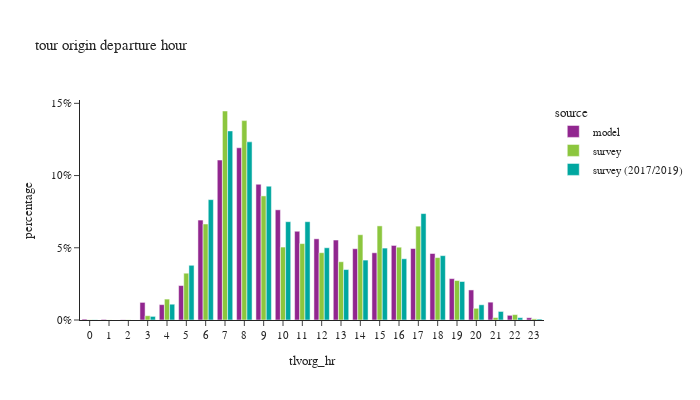

Write notebook code for a chart like this one.
### Code cell
df_plot = df_tour.groupby(['tlvorg_hr','source'])['toexpfac'].agg(sample_count='size', toexpfac='sum').reset_index()
df_plot['percentage'] = df_plot.groupby(['source'], group_keys=False)['toexpfac']. \
    apply(lambda x: x / float(x.sum()))

fig = px.bar(df_plot, x="tlvorg_hr", y="percentage", color="source",
             barmode="group",title="tour origin departure hour",
             hover_data=['toexpfac','sample_count'])
fig.update_layout(height=400, width=700, font=dict(size=11),
                  xaxis = dict(dtick = 1, categoryorder='category ascending'),
                  yaxis=dict(tickformat=".0%"))
fig.show()

### Figure 1 — Plotly figure (JSON) as saved in the notebook; plotly's stock layout.template omitted (floating-point values rounded to 4 significant figures)
{"data": [{"alignmentgroup": "True", "customdata": [[3559.0, 3559.0], [2366.0, 2366.0], [906.0, 906.0], [68700.0, 68700.0], [59960.0, 59960.0], [134400.0, 134400.0], [389900.0, 389900.0], [624000.0, 624000.0], [671800.0, 671800.0], [529600.0, 529600.0], [429800.0, 429800.0], [346200.0, 346200.0], [316700.0, 316700.0], [311900.0, 311900.0], [278100.0, 278100.0], [262200.0, 262200.0], [290800.0, 290800.0], [278800.0, 278800.0], [259400.0, 259400.0], [161400.0, 161400.0], [117200.0, 117200.0], [69580.0, 69580.0], [18260.0, 18260.0], [8847.0, 8847.0]], "hovertemplate": "source=model<br>tlvorg_hr=%{x}<br>percentage=%{y}<br>toexpfac=%{customdata[0]}<br>sample_count=%{customdata[1]}<extra></extra>", "legendgroup": "model", "marker": {"color": "#91268F", "pattern": {"shape": ""}}, "name": "model", "offsetgroup": "model", "orientation": "v", "showlegend": true, "textposition": "auto", "type": "bar", "x": [0, 1, 2, 3, 4, 5, 6, 7, 8, 9, 10, 11, 12, 13, 14, 15, 16, 17, 18, 19, 20, 21, 22, 23], "xaxis": "x", "y": [0.0006317, 0.0004199, 0.0001608, 0.01219, 0.01064, 0.02385, 0.0692, 0.1107, 0.1192, 0.09399, 0.07628, 0.06144, 0.05621, 0.05536, 0.04936, 0.04654, 0.05162, 0.04948, 0.04604, 0.02864, 0.02081, 0.01235, 0.003241, 0.00157], "yaxis": "y"}, {"alignmentgroup": "True", "customdata": [[813.0, 3.0], [343.5, 2.0], [618.0, 3.0], [14930.0, 25.0], [73100.0, 78.0], [163600.0, 191.0], [335700.0, 553.0], [730800.0, 1232.0], [697200.0, 1310.0], [433900.0, 873.0], [255000.0, 740.0], [267200.0, 625.0], [235300.0, 650.0], [203700.0, 564.0], [298200.0, 602.0], [329100.0, 629.0], [254600.0, 576.0], [328100.0, 738.0], [218200.0, 539.0], [138000.0, 361.0], [40880.0, 149.0], [8590.0, 72.0], [18860.0, 32.0], [4010.0, 10.0]], "hovertemplate": "source=survey<br>tlvorg_hr=%{x}<br>percentage=%{y}<br>toexpfac=%{customdata[0]}<br>sample_count=%{customdata[1]}<extra></extra>", "legendgroup": "survey", "marker": {"color": "#8CC63E", "pattern": {"shape": ""}}, "name": "survey", "offsetgroup": "survey", "orientation": "v", "showlegend": true, "textposition": "auto", "type": "bar", "x": [0, 1, 2, 3, 4, 5, 6, 7, 8, 9, 10, 11, 12, 13, 14, 15, 16, 17, 18, 19, 20, 21, 22, 23], "xaxis": "x", "y": [0.000161, 6.8e-05, 0.0001224, 0.002956, 0.01447, 0.0324, 0.06646, 0.1447, 0.138, 0.08592, 0.05049, 0.0529, 0.04659, 0.04033, 0.05903, 0.06515, 0.0504, 0.06496, 0.04321, 0.02732, 0.008095, 0.001701, 0.003733, 0.000794], "yaxis": "y"}, {"alignmentgroup": "True", "customdata": [[818.5, 8.0], [72.75, 4.0], [13910.0, 47.0], [60840.0, 193.0], [210800.0, 614.0], [463800.0, 1742.0], [728600.0, 3462.0], [686400.0, 3437.0], [515600.0, 2078.0], [378800.0, 1390.0], [378700.0, 1253.0], [278400.0, 1252.0], [194400.0, 1004.0], [230800.0, 927.0], [277100.0, 1021.0], [235900.0, 1105.0], [410000.0, 1314.0], [248000.0, 1373.0], [148300.0, 880.0], [58630.0, 418.0], [32950.0, 185.0], [9025.0, 61.0], [3630.0, 18.0]], "hovertemplate": "source=survey (2017/2019)<br>tlvorg_hr=%{x}<br>percentage=%{y}<br>toexpfac=%{customdata[0]}<br>sample_count=%{customdata[1]}<extra></extra>", "legendgroup": "survey (2017/2019)", "marker": {"color": "#00A7A0", "pattern": {"shape": ""}}, "name": "survey (2017/2019)", "offsetgroup": "survey (2017/2019)", "orientation": "v", "showlegend": true, "textposition": "auto", "type": "bar", "x": [0, 2, 3, 4, 5, 6, 7, 8, 9, 10, 11, 12, 13, 14, 15, 16, 17, 18, 19, 20, 21, 22, 23], "xaxis": "x", "y": [0.0001471, 1.307e-05, 0.002499, 0.01093, 0.03788, 0.08333, 0.1309, 0.1233, 0.09264, 0.06805, 0.06805, 0.05002, 0.03493, 0.04147, 0.04979, 0.04239, 0.07367, 0.04455, 0.02665, 0.01054, 0.00592, 0.001622, 0.0006522], "yaxis": "y"}], "layout": {"barmode": "group", "font": {"size": 11}, "height": 400, "legend": {"title": {"text": "source"}, "tracegroupgap": 0}, "title": {"text": "tour origin departure hour"}, "width": 700, "xaxis": {"anchor": "y", "categoryorder": "category ascending", "domain": [0.0, 1.0], "dtick": 1, "title": {"text": "tlvorg_hr"}}, "yaxis": {"anchor": "x", "domain": [0.0, 1.0], "tickformat": ".0%", "title": {"text": "percentage"}}}}
